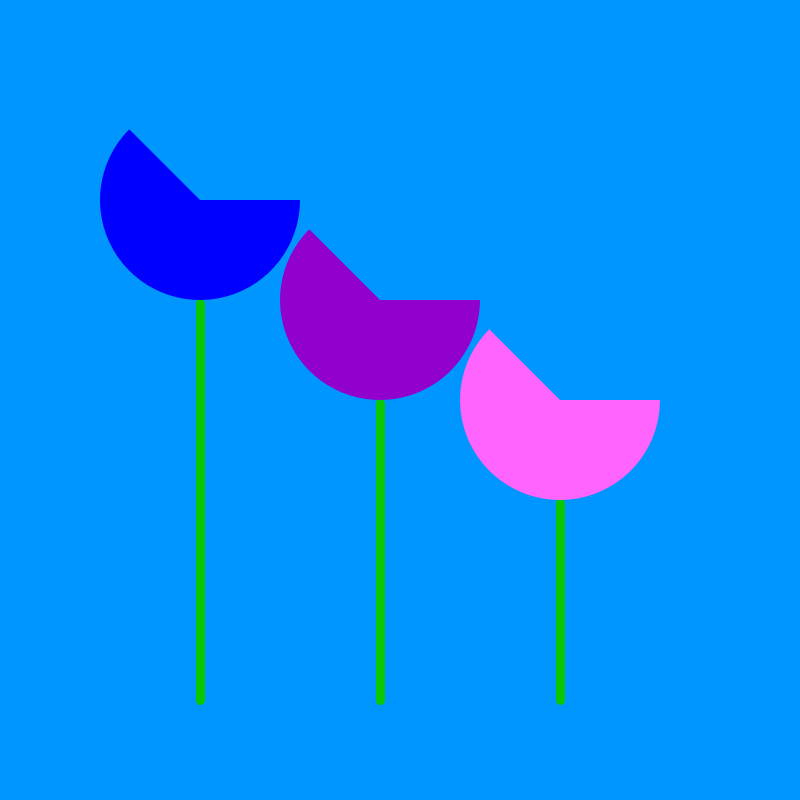
Frame 1 (no input)
Frame 60 (the mouse pressed at the canvas centre just before this capture): identical to frame 1, image omitted
Frame 120 (the mouse held since frame 60 and released just before this capture): identical to frame 1, image omitted

The Processing sketch that drew this single still picture (run headless with seeded random() and noise(); from frame 60 on, the mouse is pressed at the canvas centre):

// Processing sketch: processing_91025
// ── processing_91025.pde

/*Nafis Sabir
 Professor Calli Higgins
 HW 4.2.1*/
int arcWidth = 200; //flower width
int arcHeight = 200;//flower height
int ellipseWidth = 140;//pad width
int ellipseHeight = 10;//pad height
float sunX = random(100);//random sun float
float sunY = 100;//sun y float
float arcStart = 0;//flower start
float arcStopone = PI+QUARTER_PI;//flower open
float arcStoptwo = TWO_PI;//flower closed
boolean button = false;//trigger for day night change
int state = 0;//flowers fill based on state of screen





void setup() {
  size(800, 800);//window size
  background(0, 150, 255);//background color

  strokeWeight(9);//weight for stems
  stroke(10, 200, 0);//stem color
  line(200, 303, 200, 700);//stem 1
  line(560, 503, 560, 700);//stem 2
  line(380, 403, 380, 700);//stem 3
  noStroke();//removed stroke from flowers
  fill(0, 0, 255);//blue color for left flower
  arc(200, 200, arcWidth, arcHeight, arcStart, arcStopone);//left flower
  fill(146, 0, 206);//purple color for middle flower
  arc(380, 300, arcWidth, arcHeight, arcStart, arcStopone);//middle flower
  fill(255, 100, 255);//pink color for left flower
  arc(560, 400, arcWidth, arcHeight, arcStart, arcStopone);//right flower
}
void draw() {
  smooth();//pixel smoothing
 
}




void keyPressed() { //color change to night on key press

 state = 1;//change state for flower fill
  background(25, 25, 112);//background night color
  strokeWeight(9);//weight for pads
  stroke(0, 255, 0);//pad color
  ellipse(200, 300, ellipseWidth, ellipseHeight);//left pad
  ellipse(380, 400, ellipseWidth, ellipseHeight);//middle pad
  ellipse(560, 500, ellipseWidth, ellipseHeight);//right pad
  noStroke();//no stroke on flowers
  fill(255, 225, 0);//yellow color for left flower
  arc(200, 200, arcWidth, arcHeight, arcStart, arcStoptwo);//left flower
  fill(255, 69, 0);//orange color for middle flower
  arc(380, 300, arcWidth, arcHeight, arcStart, arcStoptwo);//middle flower
  fill(255, 0, 0);//red color for right flower
  arc(560, 400, arcWidth, arcHeight, arcStart, arcStoptwo);//right flower
} 
void mousePressed() { 
  button = !button;//toggle mouse button state
  state = 0;
  if (button) {//if mouse pressed change screen and flowers to day
  background(0, 150, 255);//background day color
  strokeWeight(9);//weight for stems
  stroke(10, 200, 0);//stem color
  line(200, 303, 200, 700);//stem 1
  line(560, 503, 560, 700);//stem 2
  line(380, 403, 380, 700);//stem 3
  noStroke();//removed stroke from flowers
  fill(0, 0, 255);//blue color for left flower
  arc(200, 200, arcWidth, arcHeight, arcStart, arcStopone);//left flower
  fill(146, 0, 206);//purple color for middle flower 
  arc(380, 300, arcWidth, arcHeight, arcStart, arcStopone);//middle flower
  fill(255, 100, 255);//pink color for left flower
  arc(560, 400, arcWidth, arcHeight, arcStart, arcStopone);//right flower
  
   fill(250, 224, 25);//color of sun
  noStroke();//no stroke for sun
  ellipse(sunX + 200, sunY, 100, 100);//location of sun
 } else if(!button){//sun is removed on mouse press
  background(0, 150, 255);//background day color
  strokeWeight(9);//weight for stems
  stroke(10, 200, 0);//stem color
  line(200, 303, 200, 700);//stem 1
  line(560, 503, 560, 700);//stem 2
  line(380, 403, 380, 700);//stem 3
  noStroke();//removed stroke from flowers
  fill(0, 0, 255);//blue color for left flower
  arc(200, 200, arcWidth, arcHeight, arcStart, arcStopone);//left flower
  fill(146, 0, 206);//purple color for middle flower
  arc(380, 300, arcWidth, arcHeight, arcStart, arcStopone);//middle flower
  fill(255, 100, 255);//pink color for left flower
  arc(560, 400, arcWidth, arcHeight, arcStart, arcStopone);//right flower

}
}
  void mouseMoved() {
    if (state == 0){
    fill(mouseX, 0, mouseY);//color change for flowers on mouse move fills open flower
    arc(200, 200, arcWidth, arcHeight, arcStart, arcStopone);//left flower
    arc(380, 300, arcWidth, arcHeight, arcStart, arcStopone);//middle flower
    arc(560, 400, arcWidth, arcHeight, arcStart, arcStopone);//right flower
    
  }else if (state == 1) {
      fill(mouseX, 0, mouseY);//color change for flowers on mouse move fills closed flower
  arc(200, 200, arcWidth, arcHeight, arcStart, arcStoptwo);//left flower
  arc(380, 300, arcWidth, arcHeight, arcStart, arcStoptwo);//middle flower
  arc(560, 400, arcWidth, arcHeight, arcStart, arcStoptwo);//right flower
  }
}
  


//Done by Nafis Sabir
